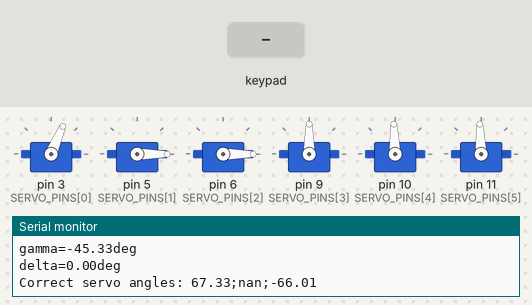
A sketch run on a simulated Arduino Uno, built with avr-gcc and run on an emulated ATmega328P. Shown: 6 × servo, the last lines printed to the serial monitor. Inputs (shaded band) come from the test bench.

Above: at 1.9 s.
2.0 s: key 'L' pressed
At 13.2 s:
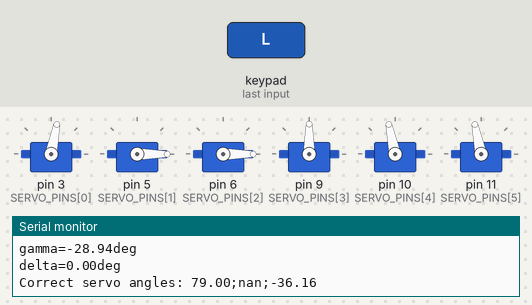
14.9 s: key 'R' pressed
At 21.0 s:
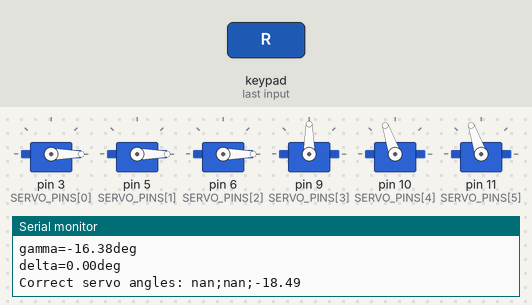
Timing chart, 0 to 79.3 s (numbered marks = the images above; inputs shaded):
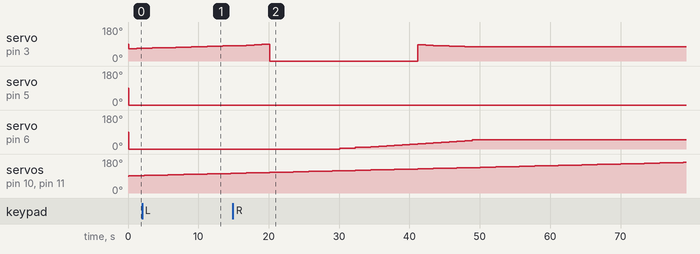

The sketch:

ArduinoRobotArmPatchwork.ino
```cpp
#define USE_COUPLING

#ifndef NO_HARDWARE
#include <Wire.h>
#include "Nunchuk.h"
#endif

#include <Servo.h>

#define LEN_UNIT "mm"
#define ANGLE_UNIT "deg"//"°"
#define STAR_LINE_64 "****************************************************************"

#define EOL "\n"

class Coupling {
public:
    Coupling(float axleDistance,
             float couplerLength,
             float jointRadius,
             float servoHornRadius,
             float servoOffsetAngle,
             float jointOffsetAngle);

    /**
    * @param jointAngle between -x and +x
    * @return servoAngle between -90° and +90°
    */
    float getServoAngle(float jointAngle, bool optimizedMethod = false);

private:
    float d;
    float c;
    float s;
    float g;
    float servoOffsetAngle;
    float jointOffsetAngle;
};

Coupling::Coupling(float axleDistance,
                   float couplerLength,
                   float jointRadius,
                   float servoHornRadius,
                   float servoOffsetAngle,
                   float jointOffsetAngle) {
    d = axleDistance;
    c = couplerLength;
    g = jointRadius;
    s = servoHornRadius;
    this->servoOffsetAngle = servoOffsetAngle;
    this->jointOffsetAngle = jointOffsetAngle;
}

float Coupling::getServoAngle(float jointAngle, bool optimizedMethod) {
    float delta = 90 - jointOffsetAngle + jointAngle;
    float a = sqrt(d * d + g * g - 2 * d * g * cos(radians(delta)));
    float fr1 = (d * d + a * a - g * g) / (2 * d * a);
    float fr2 = (a * a + s * s - c * c) / (2 * a * s);
    float lambdaRad;
    if (optimizedMethod) {
        lambdaRad = acos(fr1 * fr2 - sqrt(1 - fr1 * fr1) * sqrt(1 - fr2 * fr2));
    } else {
        lambdaRad = acos(fr1) + acos(fr2);
    }
    return servoOffsetAngle - degrees(lambdaRad) + 90;
}

/**--------------given------------- | --------------------------------calculated-----------------------------------|
    *  horn radius | distance | range  | servo horn offs | joint offs adj  | joint radius | connector | dx     | dy   |
    * a 17mm       | 94mm     | +/-45° | 10.41°          | -1.8°           | 24.04mm      | 92.98mm   | 92.5mm | 17mm |
    * b 28mm       | 77mm     | +/-40° | 25.6813°        | -3.85°          | 43.5603mm    | 71.6426mm | 69.4mm | 33mm |
    * c 30mm       | 125mm    | +/-50° | 11.6179°        | -2.4°           | 39.1622mm    | 123.481mm | 122mm  | 25mm |
    */


constexpr float L1 = 300;
constexpr float L2 = 200;
constexpr float L3 = 175;

constexpr float ALPHA_MIN = 0.0f;
constexpr float ALPHA_MAX = 90.0f;
constexpr float BETA_MIN = 50.0f;
constexpr float BETA_MAX = 130.0f;
constexpr float GAMMA_MIN = -50.0f;
constexpr float GAMMA_MAX = 50.0f;
constexpr float DELTA_MIN = -90.0f;
constexpr float DELTA_MAX = 90.0f;
constexpr float EPSILON_MIN = 0.0f;
constexpr float EPSILON_MAX = 180.0f;
constexpr float ZETA_MIN = 0.0f;
constexpr float ZETA_MAX = 180.0f;

constexpr float OMEGA_LOWER = (ALPHA_MAX - BETA_MIN - GAMMA_MIN) * -1;
constexpr float OMEGA_UPPER = ALPHA_MIN - BETA_MAX - GAMMA_MAX;

const int JOINT_A = 0;
const int JOINT_B = 1;
const int JOINT_C = 2;
const int TURNTABLE = 3;
const int GRIPPER_TURN = 4;
const int GRIPPER_OPEN = 5;

const int SERVO_PINS[6] = {3, 5, 6, 9, 10, 11}; // todo look up correct pin numbers
const int NUM_SERVOS = 6;

const int BUTTON_OPEN_GRIPPER_PIN = -1;
const int BUTTON_CLOSE_GRIPPER_PIN = -1;
const int BUTTON_TURN_LEFT_PIN = -1;
const int BUTTON_TURN_RIGHT_PIN = -1;
const int BUTTON_ANGLE_LOWER_PIN = -1;
const int BUTTON_ANGLE_HIGHER_PIN = -1;

Servo servos[6];
float posX = 540;//mm
float posY = 0;//mm
float posZ = 40;//mm
float omega = 0;//deg
float gripperRotation = 90;//deg
float zeta = 90;//deg
float alpha, beta, gamma, delta;

#ifdef USE_COUPLING
Coupling *couplingA;
Coupling *couplingB;
Coupling *couplingC;
#endif

void attachAllServos() {
    for (int i = 0; i < NUM_SERVOS; ++i) {
        servos[i].attach(SERVO_PINS[i]);
        servos[i].write(90);
    }
}

float isValid() {
    return !(
            isnan(alpha) || ALPHA_MIN > alpha || ALPHA_MAX < alpha ||
            isnan(beta) || BETA_MIN > beta || BETA_MAX < beta ||
            isnan(gamma) || GAMMA_MIN > gamma || GAMMA_MAX < gamma ||
            isnan(delta) || DELTA_MIN > delta || DELTA_MAX < delta
    );
}

void calc2d(float r, float z, float omega) {
    long start = micros();
    float x_gamma = cos(radians(omega)) * L3;
    float y_gamma = sin(radians(omega)) * L3;

    float p2_x = r - x_gamma;
    float p2_y = z + y_gamma;

    float c = sqrt(p2_x * p2_x + p2_y * p2_y);
    float u = degrees(atan(p2_y / p2_x));

    alpha = u + degrees(acos((c * c + L1 * L1 - L2 * L2) / (2 * c * L1)));
    beta = 180 - degrees(acos((L1 * L1 + L2 * L2 - c * c) / (2 * L1 * L2)));
    gamma = omega + (alpha - beta);
    long end = micros();

    Serial.print("Used");
    Serial.print(end - start);
    Serial.println("us");

    Serial.print("r: ");
    Serial.println(r);

    Serial.print("z: ");
    Serial.println(z);

    Serial.print("u: ");
    Serial.println(u);

    Serial.print("alpha=");
    Serial.print(alpha);
    Serial.println(ANGLE_UNIT);

    Serial.print("beta=");
    Serial.print(beta);
    Serial.println(ANGLE_UNIT);

    Serial.print("gamma=");
    Serial.print(gamma);
    Serial.println(ANGLE_UNIT);

    Serial.print("delta=");
    Serial.print(delta);
    Serial.println(ANGLE_UNIT);
}

void calc3d() {
    float r = sqrt(posX * posX + posY * posY);
    calc2d(r, posZ, omega);
    delta = degrees(atan(posY / posX));
}


void updateServos() {
#ifdef USE_COUPLING
    float correctAlpha = couplingA->getServoAngle(alpha);
    float correctBeta = couplingB->getServoAngle(beta);
    float correctGamma = couplingC->getServoAngle(gamma);
    Serial.print("Correct servo angles: ");
    Serial.print(correctAlpha);
    Serial.print(";");
    Serial.print(correctBeta);
    Serial.print(";");
    Serial.println(correctGamma);

    servos[JOINT_A].write(correctAlpha);
    servos[JOINT_B].write(correctBeta);
    servos[JOINT_C].write(correctGamma);
#else
    servos[JOINT_A].write(map(alpha, ALPHA_MIN, ALPHA_MAX, 0, 180));
    servos[JOINT_B].write(map(beta, BETA_MIN, BETA_MAX, 0, 180));
    servos[JOINT_C].write(map(gamma, GAMMA_MIN, GAMMA_MAX, 0, 180));
#endif
    servos[TURNTABLE].write(map(delta, DELTA_MIN, DELTA_MAX, 0, 180));
    servos[GRIPPER_TURN].write(gripperRotation);
    servos[GRIPPER_OPEN].write(zeta);
}

#ifndef NO_HARDWARE
void refreshValues() {
    float x = nunchuk_joystickX();
    float y = nunchuk_joystickY();
    int c = nunchuk_buttonC();
    int z = nunchuk_buttonZ();

    if (!digitalRead(BUTTON_ANGLE_HIGHER_PIN)) {
        omega = min(45, omega + 1);
    } else if (!digitalRead(BUTTON_ANGLE_LOWER_PIN)) {
        omega = min(-45, omega - 1);
    }

    if (!digitalRead(BUTTON_TURN_LEFT_PIN)) {
        gripperRotation = min(180, gripperRotation + 1);
    } else if (!digitalRead(BUTTON_TURN_RIGHT_PIN)) {
        gripperRotation = max(0, gripperRotation - 1);
    }

    if (!digitalRead(BUTTON_OPEN_GRIPPER_PIN)) {
        zeta = min(180, zeta + 1);
    } else if (!digitalRead(BUTTON_CLOSE_GRIPPER_PIN)) {
        zeta = max(0, zeta - 1);
    }

    posX += (x / 100);
    posY += (y / 100);
    posZ += (c ? 0.2 : z ? -0.2 : 0);
}
#endif

void setup() {
    Serial.begin(9600);
    Serial.println("Start");
#ifndef NO_HARDWARE
    Wire.begin();
    nunchuk_init();
#endif
    attachAllServos();

    pinMode(BUTTON_OPEN_GRIPPER_PIN, INPUT_PULLUP);
    pinMode(BUTTON_CLOSE_GRIPPER_PIN, INPUT_PULLUP);
    pinMode(BUTTON_TURN_LEFT_PIN, INPUT_PULLUP);
    pinMode(BUTTON_TURN_RIGHT_PIN, INPUT_PULLUP);
    pinMode(BUTTON_ANGLE_LOWER_PIN, INPUT_PULLUP);
    pinMode(BUTTON_ANGLE_HIGHER_PIN, INPUT_PULLUP);
#ifdef USE_COUPLING
    couplingA = new Coupling(94, 92.9848, 24.0416, 17, 10.4193, 8.61934);
    couplingB = new Coupling(77, 71.6426, 43.5603, 28, 25.6813, 21.8313);
    couplingC = new Coupling(125, 123.481, 39.1622, 30, 11.6179, 9.2179);
#endif
}

/**
 * Move X:                 Joystick left/right
 * Move Y:                 Joystick up/down
 * Move Z:                 Button C/Z
 * Rotate Gripper:         Buttongroup 1
 * Absolute Gripper angle: Buttongroup 2
 * Grip:                   Buttongroup 3
 */
void loop() {

#ifndef NO_HARDWARE
    if (nunchuk_read()) {
        refreshValues();
#else
    if (true) {
        posX += 1;
#endif
        Serial.println("Starting calculation now.");
        calc3d();

        if (isValid()) {
            updateServos();
        } else {
            Serial.println("angles aren't valid!!!");
        }
    }
    delay(1000);
}
```
